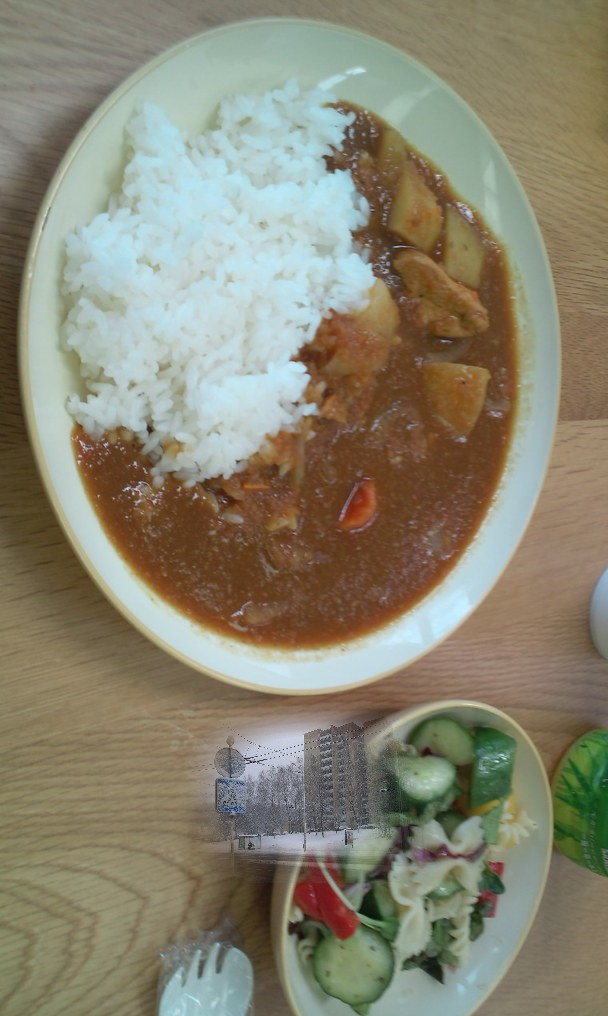
#> input picture extract_features/local_features/Q24789.jpg, 608 x 1016 px, found by its file name
$ python extract_local_features.py
#> lines starting #> are read from the running program, lines starting #| are printed output that depends on the picture
import cv2
image = cv2.imread('/data/sswang/image_matching/extract_features/local_features/Q24789.jpg')
#> image is the input picture: shape (1016, 608, 3); mean B, G, R 113.7, 132.8, 136.6

def sift_kp(image):
    gray_image = cv2.cvtColor(image,cv2.COLOR_BGR2GRAY)
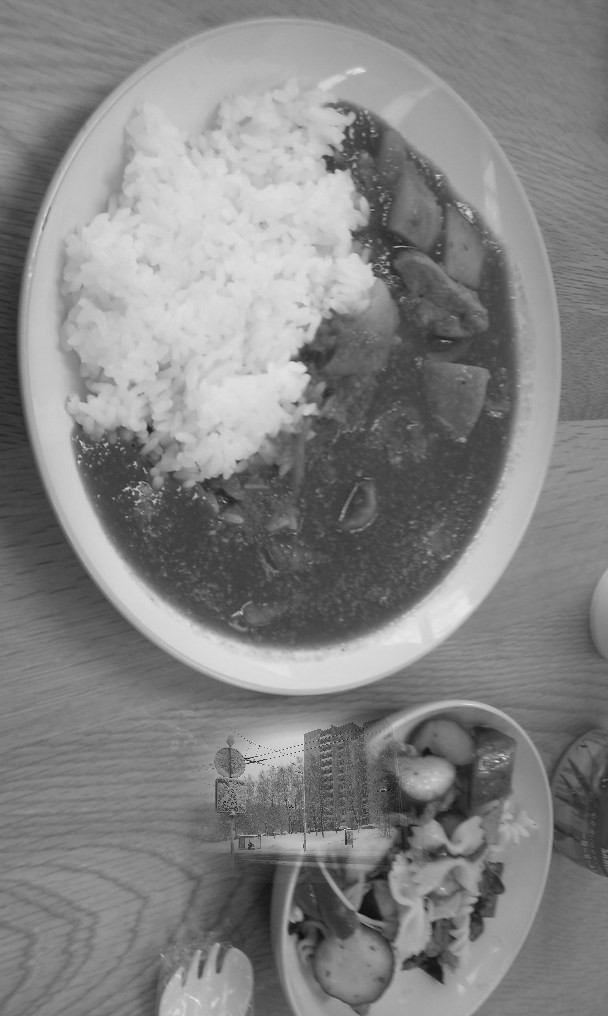
#> gray_image: shape (1016, 608); min 1, max 245, mean 131.8
#> (the run stopped early here; a loop or call above may not have finished)
